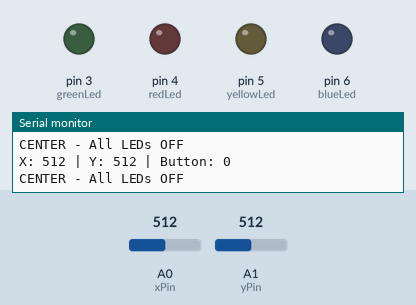
Simulated run of this sketch. Board: Arduino Uno, built with avr-gcc and run on an emulated ATmega328P. Shown: output pins drawn as LEDs (lit = HIGH), the last lines printed to the serial monitor. The test bench sets the inputs (shaded band); at power-on: A0 (xPin) = 512, A1 (yPin) = 512.

Above: at 1.2 s.
1.3 s: A0 (xPin) set to 716
At 2.5 s:
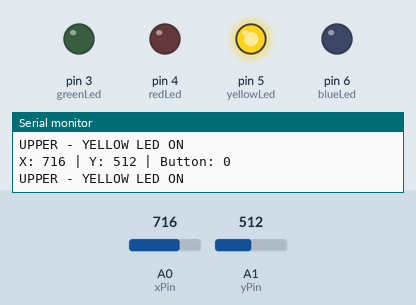
2.8 s: A1 (yPin) set to 716
At 3.2 s:
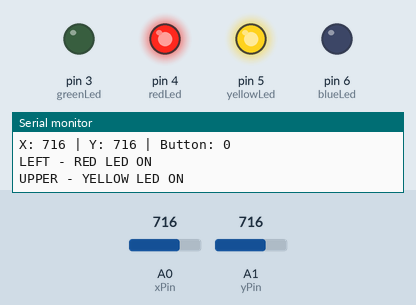
4.3 s: A0 (xPin) set to 511
At 5.1 s:
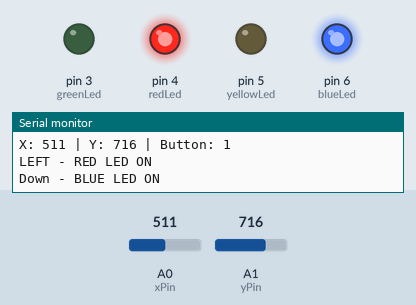
5.8 s: A1 (yPin) set to 511
At 6.9 s:
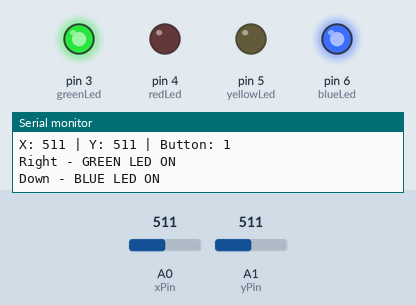
7.3 s: A0 (xPin) set to 900
At 8.5 s:
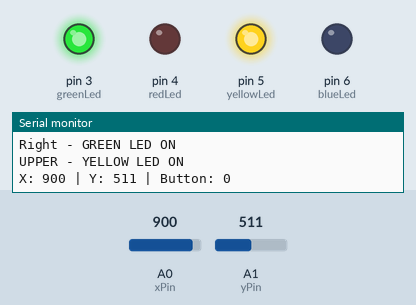
8.8 s: A0 (xPin) set to 502
At 9.2 s:
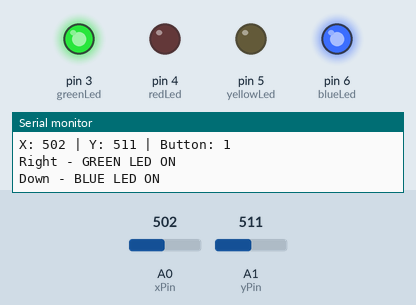
Timing chart, 0 to 11.3 s (numbered marks = the images above; inputs shaded):
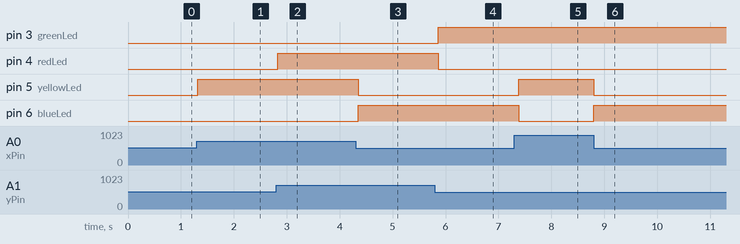

The sketch:

joyStick.ino
```cpp
int xPin = A0;
int yPin = A1;

// LED assignments:
const int yellowLed = 5;   //UP
const int greenLed = 3;    //LEFT
const int blueLed = 6;    //Below
const int redLed = 4;      //Right

int buttonPin = 6;

// Define center position (since your joystick shows 512 at rest)
const int CENTER_MIN = 512;
const int CENTER_MAX = 512;

void setup() {
    pinMode(buttonPin, INPUT_PULLUP);
    pinMode(greenLed, OUTPUT);
    pinMode(redLed, OUTPUT);
    pinMode(yellowLed, OUTPUT);
    pinMode(blueLed, OUTPUT);
    Serial.begin(115200);
}

void loop() {
    int xValue = analogRead(xPin);
    int yValue = analogRead(yPin);
    int buttonState = digitalRead(buttonPin);

    Serial.print("X: ");
    Serial.print(xValue);
    Serial.print(" | Y: ");
    Serial.print(yValue);
    Serial.print(" | Button: ");
    Serial.println(buttonState);

    // Turn off all LEDs first
    digitalWrite(greenLed, LOW);
    digitalWrite(redLed, LOW);
    digitalWrite(yellowLed, LOW);
    digitalWrite(blueLed, LOW);

    // Check if in center position - FIXED with proper comparison
    bool inCenter = (xValue == CENTER_MIN && yValue == CENTER_MAX);

    if (!inCenter) {

        if (yValue > CENTER_MIN) {

            digitalWrite(redLed, HIGH);
            Serial.println("LEFT - RED LED ON");
        }
        else if (yValue < CENTER_MAX) {

            digitalWrite(greenLed, HIGH);
            Serial.println("Right - GREEN LED ON");
        }


        if (xValue < CENTER_MIN) {

            digitalWrite(blueLed, HIGH);
            Serial.println("Down - BLUE LED ON");
        }
        else if (xValue > CENTER_MAX) {
            // Right position - Green LED
            digitalWrite(yellowLed, HIGH);
            Serial.println("UPPER - YELLOW LED ON");
        }
    }
    else {
        Serial.println("CENTER - All LEDs OFF");
    }

    /*// Optional: Button press could turn on all LEDs
    if (buttonState == LOW) {
        digitalWrite(greenLed, HIGH);
        digitalWrite(redLed, HIGH);
        digitalWrite(yellowLed, HIGH);
        digitalWrite(blueLed, HIGH);
        Serial.println("BUTTON PRESSED - All LEDs ON");
        delay(500);
    }*/

    delay(100);
}
```

Measured:
- after the input at 1.3 s, pin 5 (yellowLed): LOW → HIGH at once
- after the input at 2.8 s, pin 4 (redLed): LOW → HIGH at once
- after the input at 4.3 s, pin 5 (yellowLed): HIGH → LOW after 0.05 s; pin 6 (blueLed): LOW → HIGH after 0.05 s
- after the input at 5.8 s, pin 3 (greenLed): LOW → HIGH after 0.07 s; pin 4 (redLed): HIGH → LOW after 0.07 s
- after the input at 7.3 s, pin 5 (yellowLed): LOW → HIGH after 0.09 s; pin 6 (blueLed): HIGH → LOW after 0.09 s
- after the input at 8.8 s, pin 5 (yellowLed): HIGH → LOW at once; pin 6 (blueLed): LOW → HIGH at once
